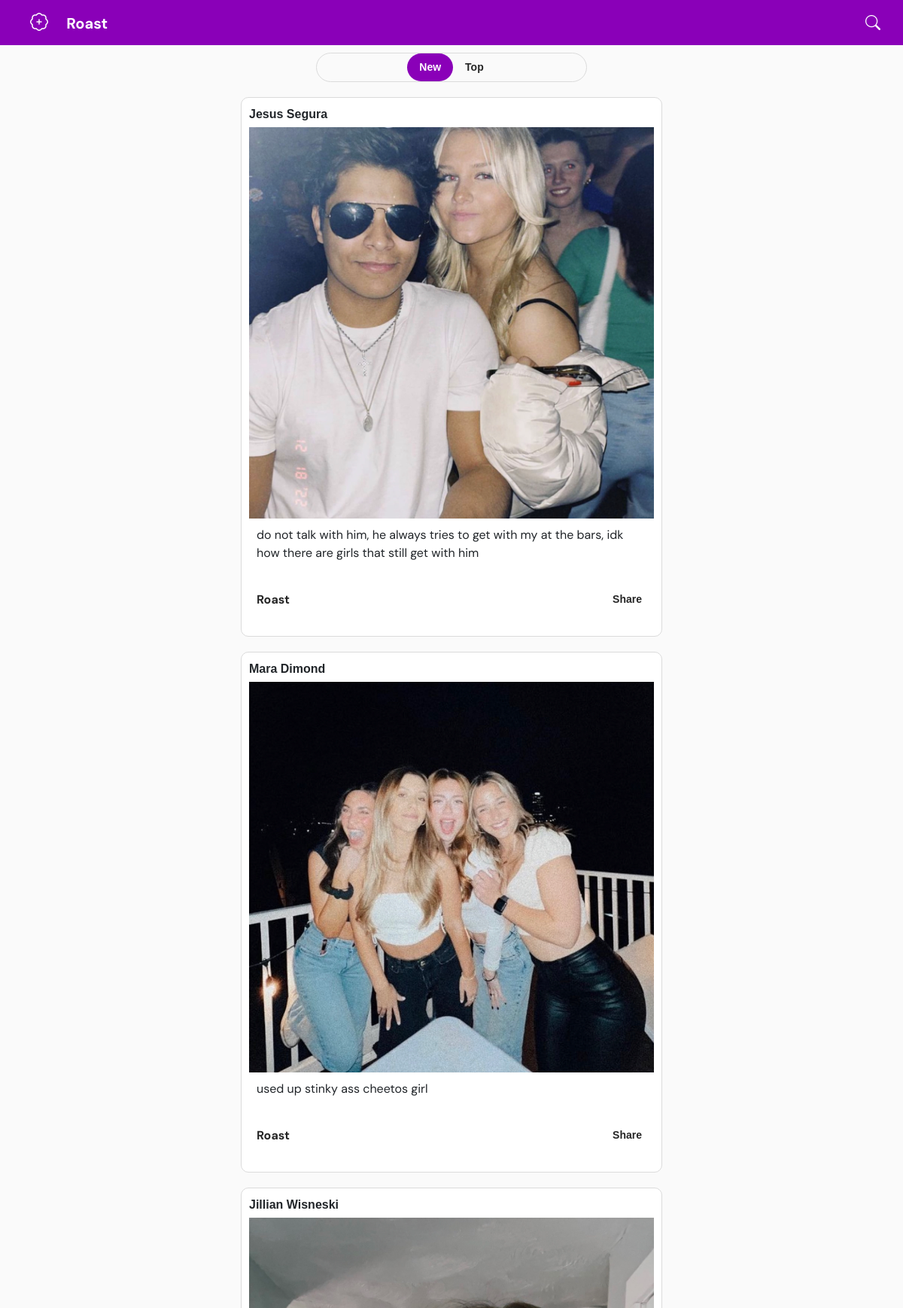
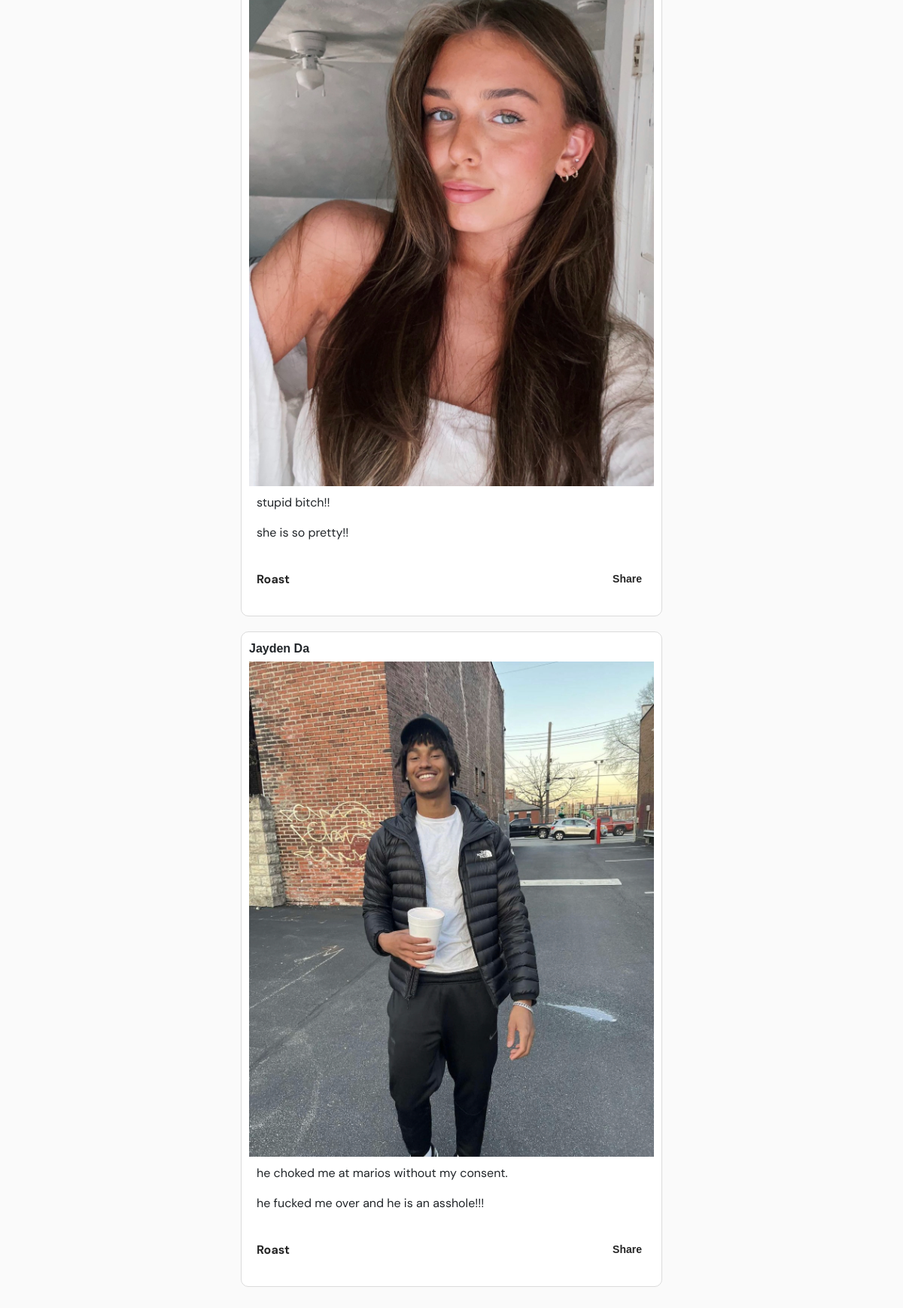
/ (signed in), run on the app's committed database (2 pictures, top to bottom).
### home/models.py (models this page shows, shortened)
class Post(models.Model):
    author = models.ForeignKey(User, on_delete=models.CASCADE)
    picture = models.ImageField(upload_to='static/posts/')
    caption = models.CharField(max_length=255)
    created_at = models.DateTimeField(auto_now_add=True)

class Comment(models.Model):
    post = models.ForeignKey(Post, on_delete=models.CASCADE, related_name='comments')
    author = models.ForeignKey(User, on_delete=models.CASCADE)
    content = models.TextField()
    created_at = models.DateTimeField(auto_now_add=True)

### home/views.py (the view)
# urls.py: 2. Add a URL to urlpatterns:  path('', views.home, name='home')
def home(request):
    context = {}
    posts = Post.objects.all().order_by("-id")
    comments = Comment.objects.all().order_by('-id')
    context["posts"] = posts
    context['comments'] = comments
    if request.user.is_authenticated:
        user = request.user
        context["user"] = user
    return render(request, "home.html", context=context)

### home/templates/home.html (shortened to what this page needs)
{% extends 'base.html' %}
{% block content %}
    <div class="pill-container">
        {% if user.is_authenticated %}
            <a href="/" class="pill-link active">New</a>
            <a href="/top" class="pill-link">Top</a>
        {% else %}
            <a href="/register/" class="pill-link active">New</a>
            <a href="/register/" class="pill-link">Top</a>
        {% endif %}
    </div>
    <div class="container">
        {% if posts %}
            {% for post in posts %}
                <div class="post-container">
                    <div class="post-caption">{{ post.caption }}</div>
                    <img class="post-image" src="{{ post.picture.url }}" alt="Post Picture">
                    <div class="post-comments">
                        {% if user.is_authenticated %}
                            {% for comment in comments %}
                                {% if comment.post == post  %}
                                    <p>{{ comment.content }}</p>
                                {% endif %}
                            {% empty %}
                                <p>No comments yet.</p>
                            {% endfor %}
                         {% else %}
                            <p><a href="/register/">See comments</a></p>
                        {% endif %}
                    </div>
                    {% if user.is_authenticated %}
                    <div class="button-container">
                        <div class="add-roast"><p>Roast</p></div>
                        <button class="share-button" onclick="copyLink('{{ post.get_absolute_url }}/{{post.id}}')">Share</button>
                    </div>
                    {% else %}
                        <div class="add-roast"><a href="/register/" >Roast</a></div>
                    {% endif %}
                </div>
            {% endfor %}
        {% else %}
            <p>No posts found.</p>
        {% endif %}
    </div>
{% endblock %}

### home/templates/home.html (style rules this page uses)
body { font-family: Arial, sans-serif; background-color: #fafafa; margin: 0; padding: 0; }
.container { max-width: 600px; margin: 0 auto; padding: 20px; }
.post-container { background-color: #ffffff; border: 1px solid #dbdbdb; margin-bottom: 20px; padding: 10px; border-radius: 10px; }
.post-caption { font-weight: bold; margin-bottom: 5px; }
.post-image { width: 100%; height: auto; }
.post-comments { padding: 10px; }
.add-roast { font-weight: bold; color: #262626; cursor: pointer; margin-top: 2px; padding: 10px; }
.pill-container { background-color: #fafafa; border: 1px solid #dbdbdb; border-radius: 20px; display: inline-block; margin-bottom: 20px; display: flex; justify-content: center; max-width: 30%; margin: 0 auto; }
.pill-link { font-size: 14px; font-weight: bold; text-decoration: none; padding: 8px 16px; color: #262626; background-color: transparent; border: none; outline: none; cursor: pointer; }
.pill-link.active { color: #ffffff; background-color: #8a00b8; border-radius: 20px; }
.share-button { font-size: 14px; font-weight: bold; text-decoration: none; padding: 8px 16px; color: #262626; background-color: transparent; border: none; outline: none; cursor: pointer; margin-top: -15px; display: inline-block; }
.button-container { display: flex; align-items: center; justify-content: space-between; }

### home/templates/base.html (style rules this page uses)
a { text-decoration: none; color: inherit; }
p { font-family: 'DM Sans', sans-serif; }

### data on the page
Post: caption "Jesus Segura", picture (picture)
Comment: content "do not talk with him, he always tries to get with my at the bars, idk how there are girls that still get with him"
Post: caption "Mara Dimond", picture (picture)
Comment: content "used up stinky ass cheetos girl"
Post: caption "Jillian Wisneski", picture (picture)
Comment: content "stupid bitch!!"
Comment: content "she is so pretty!!"
Post: caption "Jayden Da", picture (picture)
Comment: content "he choked me at marios without my consent."
Comment: content "he fucked me over and he is an asshole!!!"
